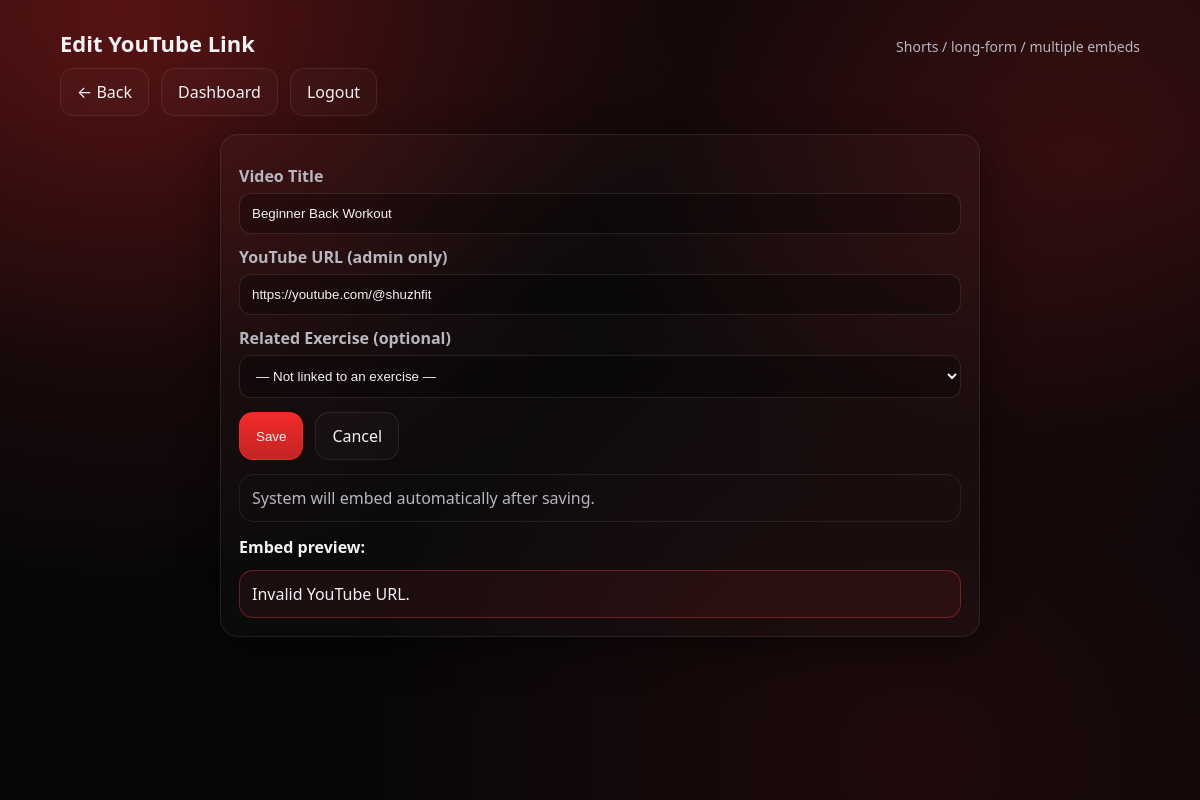
Page /admin/video_edit.php?id=1 (signed in) on the committed database.
### tables this page shows
CREATE TABLE IF NOT EXISTS videos (
  id INT UNSIGNED NOT NULL AUTO_INCREMENT,
  title VARCHAR(200) NOT NULL,
  youtube_url VARCHAR(500) NOT NULL,
  exercise_id INT UNSIGNED NULL,
  created_at TIMESTAMP NOT NULL DEFAULT CURRENT_TIMESTAMP,
  PRIMARY KEY (id),
  KEY idx_videos_exercise (exercise_id),
  CONSTRAINT fk_videos_exercise
    FOREIGN KEY (exercise_id) REFERENCES exercises(id)
    ON DELETE SET NULL
    ON UPDATE CASCADE
);

### lib/db.php (called while the page is built, shortened)
<?php
if (!defined('SHUZHFIT_DB_LOADED')) {
    $config = require __DIR__ . '/../config/db.php';
    $dbHost = $config['host'] ?? '127.0.0.1';
    $dbName = $config['dbname'] ?? 'shuzhfit';
    $dbUser = $config['user'] ?? 'root';
    $dbPass = $config['pass'] ?? '';
    $dbPort = $config['port'] ?? 3306;
    function shuzhfit_pdo(): PDO
    {
        static $pdo = null;
        global $dbHost, $dbName, $dbUser, $dbPass, $dbPort;
        if ($pdo instanceof PDO) {
            return $pdo;
        }
        $dsn = "mysql:host={$dbHost};port={$dbPort};dbname={$dbName};charset=utf8mb4";
        $pdo = new PDO($dsn, $dbUser, $dbPass, [
            PDO::ATTR_ERRMODE => PDO::ERRMODE_EXCEPTION,
            PDO::ATTR_DEFAULT_FETCH_MODE => PDO::FETCH_ASSOC,
        ]);
        return $pdo;
    }
    function e(string $value): string
    {
        return htmlspecialchars($value, ENT_QUOTES, 'UTF-8');
    }
    function db_bind_all(PDOStatement $stmt, array $params): void
    {
        foreach ($params as $key => $value) {
            if ($value === null) {
                $stmt->bindValue($key, null, PDO::PARAM_NULL);
            } elseif (is_int($value)) {
                $stmt->bindValue($key, $value, PDO::PARAM_INT);
            } elseif (is_bool($value)) {
                $stmt->bindValue($key, (int)$value, PDO::PARAM_INT);
            } else {
                $stmt->bindValue($key, (string)$value, PDO::PARAM_STR);
            }
        }
    }
    function db_fetch_one(string $sql, array $params = []): ?array
    {
        $stmt = shuzhfit_pdo()->prepare($sql);
        db_bind_all($stmt, $params);
        $stmt->execute();
        $row = $stmt->fetch();
        return $row === false ? null : $row;
    }
}

### admin/video_edit.php (the view, shortened to what this page needs)
<?php
require __DIR__ . '/../lib/db.php';
require __DIR__ . '/../lib/youtube.php';
$id = (int)($_GET['id'] ?? 0);
$editing = $id > 0;
$existing = null;
if ($editing) {
    $existing = db_fetch_one('SELECT * FROM videos WHERE id = :id LIMIT 1', [':id' => $id]);
}
$prefill = [
    'title' => $existing['title'] ?? '',
    'youtube_url' => $existing['youtube_url'] ?? '',
    'exercise_id' => (int)($existing['exercise_id'] ?? 0),
];
?>
<!doctype html>
<html lang="en">
<head>
    <link rel="stylesheet" href="../css/style.css" />
</head>
<body>
    <div class="bg-glow" aria-hidden="true"></div>
    <main class="container page">
        <div class="section-title" style="margin-top:0;">
            <h2><?php echo $editing ? 'Edit YouTube Link' : 'Add YouTube Link'; ?></h2>
            <span>Shorts / long-form / multiple embeds</span>
        </div>
        <div style="display:flex; gap:12px; flex-wrap:wrap; align-items:center;">
            <a class="btn" href="videos.php">← Back</a>
            <a class="btn" href="index.php">Dashboard</a>
            <a class="btn" href="logout.php">Logout</a>
        </div>
        <div class="form-wrap" style="margin-top:18px;">
            <div class="form-card">
                <form method="post" action="">
                    <label>Video Title</label>
                    <input type="text" name="title" required value="<?php echo e($prefill['title']); ?>" />
                    <label>YouTube URL (admin only)</label>
                    <input type="text" name="youtube_url" required placeholder="https://www.youtube.com/shorts/VIDEOID" value="<?php echo e($prefill['youtube_url']); ?>" />
                    <label>Related Exercise (optional)</label>
                    <select name="exercise_id" style="width:100%; margin-top:6px; padding:12px; border-radius:12px; border:1px solid rgba(255,255,255,0.1); background:rgba(0,0,0,0.25); color:var(--text);">
                        <option value="0">— Not linked to an exercise —</option>
                    </select>
                    <div class="form-actions">
                        <button class="btn btn-primary" type="submit" name="save">Save</button>
                        <a class="btn" href="videos.php">Cancel</a>
                    </div>
                    <p class="notice" style="margin-top:14px; color:var(--muted);">
                        System will embed automatically after saving.
                    </p>
                    <div style="margin-top:14px;">
                        <strong>Embed preview:</strong>
                        <div style="margin-top:10px;">
                            <?php
                            $preview = $prefill['youtube_url'];
                            if ($preview) {
                                render_youtube_embed($preview, $prefill['title'] ?: 'YouTube video');
                            }
                            ?>
                        </div>
                    </div>
                </form>
            </div>
        </div>
    </main>
</body>
</html>

### css/style.css (style rules this page uses)
:root { --bg: #070708; --panel: #0f1013; --panel-2: #14151b; --text: #f2f2f5; --muted: #b7b7c2; --accent: #ff2d2d; --accent-2: #ff4d4d; --border: rgba(255, 255, 255, 0.08); --shadow: 0 12px 40px rgba(0, 0, 0, 0.45); }
* { box-sizing: border-box; }
html, body { height: 100%; }
body { margin: 0; min-height: 100vh; font-family: ui-sans-serif, system-ui, -apple-system, Segoe UI, Roboto, Arial, "Noto Sans", "Liberation Sans", sans-serif; background: radial-gradient( 1000px 600px at 10% 0%, rgba(255, 45, 45, 0.18), transparent 60% ), radial-gradient( 900px 500px at 90% 20%, rgba(255, 45, 45, 0.12), transparent 55% ), var(--bg); color: var(--text); display: flex; flex-direction: column; }
a { color: inherit; text-decoration: none; }
.container { width: min(1080px, calc(100% - 32px)); margin: 0 auto; }
.bg-glow { position: fixed; inset: -200px; background: radial-gradient( circle at 20% 20%, rgba(255, 45, 45, 0.18), transparent 35% ), radial-gradient( circle at 80% 10%, rgba(255, 45, 45, 0.12), transparent 38% ), radial-gradient(circle at 70% 80%, rgba(255, 45, 45, 0.1), transparent 40%); pointer-events: none; z-index: -1; }
.page { padding: 28px 0; }
.btn { display: inline-flex; align-items: center; justify-content: center; padding: 12px 16px; border-radius: 14px; border: 1px solid var(--border); background: rgba(255, 255, 255, 0.02); color: var(--text); transition: 160ms ease; }
.btn-primary { border-color: rgba(255, 45, 45, 0.5); background: linear-gradient( 180deg, rgba(255, 45, 45, 0.95), rgba(255, 45, 45, 0.75) ); }
.section-title { margin-top: 26px; margin-bottom: 10px; display: flex; align-items: baseline; justify-content: space-between; gap: 12px; }
.section-title h2 { margin: 0; font-size: 22px; }
.section-title span { color: var(--muted); font-size: 14px; }
.form-wrap { max-width: 760px; margin: 0 auto; }
.form-card { background: rgba(255, 255, 255, 0.02); border: 1px solid var(--border); border-radius: 18px; padding: 18px; box-shadow: var(--shadow); }
label { display: block; margin-top: 12px; color: var(--muted); font-weight: 600; }
input, textarea { width: 100%; margin-top: 6px; padding: 12px 12px; border-radius: 12px; border: 1px solid rgba(255, 255, 255, 0.1); background: rgba(0, 0, 0, 0.25); color: var(--text); outline: none; }
.form-actions { margin-top: 14px; display: flex; gap: 12px; flex-wrap: wrap; }
.notice { margin: 12px 0 0; padding: 12px; border-radius: 14px; border: 1px solid var(--border); }
select { width: 100%; margin-top: 6px; padding: 12px; border-radius: 12px; border: 1px solid rgba(255, 255, 255, 0.1); background: rgba(0, 0, 0, 0.25); color: var(--text); outline: none; }

### rows in the picture
videos: title "Beginner Back Workout", youtube_url "https://youtube.com/@shuzhfit"
